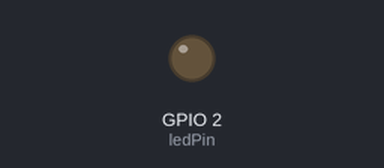
A sketch run on a simulated ESP32. On the bench: output pins drawn as LEDs (lit = HIGH). WiFi joins after 1.5 s; servers stay silent unless stated; the local clock reads 2024-03-15 10:24:30 at power-on unless the sketch sets it; what the sketch prints to the serial monitor is not drawn.

Above: at 0.1 s.
At 3.4 s:
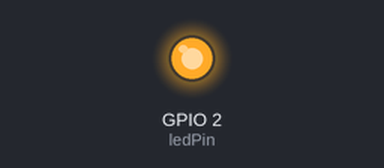
Timing chart, 0 to 5.1 s (numbered marks = the images above):
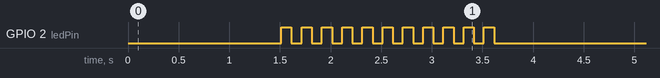

The sketch:

PingIPs_V2.ino
```cpp
//https://www.efeitonerd.com.br/2022/10/teste-de-rede-com-ping-no-esp32.html
// Dividido em classes e implementado o RTC interno

#include <WiFi.h>
#include <ESP32Ping.h>
#include <UniversalTelegramBot.h>
#include <WiFiClientSecure.h>
#include <ArduinoJson.h>
#include <NTPClient.h> //https://github.com/taranais/NTPClient

// Initialize Telegram BOT
String BOTtoken = "6135423460:AAGvQYE39MHGyYtb4g78JpKl_Z4X279aUKc";  // your Bot Token (Get from Botfather)
String CHAT_ID = "984798692";
//String CHAT_ID = "-4005635677";

WiFiClientSecure clientTCP;
UniversalTelegramBot bot(BOTtoken, clientTCP);
WiFiUDP ntpUDP;
NTPClient ntp(ntpUDP);

int x = 0;
int y = 0;
int w;
#define ledPin 2

const char* ssid     = "Embasa USA-M";
const char* password = "Sup0rt3!@#";

const String datafull = "";
const int hora = 0;
const int minuto = 0;
const int segundo = 0;

#define INTERVAL 1000
const String STATS = "status";
const String HOUR = "hora";
uint32_t lastCheckTime = 0;

char* remoteHost = "www.google.com";                    //IP ou endereço web para realizar o ping
const IPAddress remote_ip1(192, 168, 0, 134);
const IPAddress remote_ip2(192, 168, 0, 121);


void setup() {
  pinMode(ledPin , OUTPUT);
  digitalWrite(ledPin, LOW);

  Serial.begin(115200);
  delay(10);

  Serial.println();
  Serial.println("Connecting to WiFi");
  WiFi.begin(ssid, password);
  clientTCP.setCACert(TELEGRAM_CERTIFICATE_ROOT);

  while (WiFi.status() != WL_CONNECTED) {
    delay(100);
    Serial.print(".");
  }

  Serial.println();
  Serial.print("WiFi connected with ip ");
  Serial.println(WiFi.localIP());

  for (int w=0; w<=10; w++) //Sinalização de conectado com sucesso
  {
    digitalWrite(ledPin, HIGH);
    delay(100);
    digitalWrite(ledPin, LOW);
    delay(100);
  }

  Serial.print("Retrieving time: ");
  configTime(0, 0, "pool.ntp.org"); // get UTC time via NTP
  time_t now = time(nullptr);
  while (now < 24 * 3600)
  {
    Serial.print(".");
    delay(100);
    now = time(nullptr);
  }
  Serial.println(now);
  ntp.begin();
  ntp.setTimeOffset(-10800);

}
void loop()
{
  const String datafull       = (ntp.getFormattedDate());
  const int hora              = (ntp.getHours());
  const int minuto            = (ntp.getMinutes());
  const int segundo           = (ntp.getSeconds());

  Serial.println(datafull);

  papai();
  delay(100);
  mamae();
  delay(100);
}


void papai()
{
  if (Ping.ping(remote_ip1, 3)) {
    if (x == 0){
      Serial.println("JOHNNY ON");
      bot.sendMessage(CHAT_ID, "Papai ESTÁ em casa", "");
      x = 1;
    }

  } else {
      if (x == 1){
      Serial.println("JOHNNY OFF");
      bot.sendMessage(CHAT_ID, "Papai NÃO ESTÁ em casa", "");
      x = 0;
      }

  }
  //Serial.println("_");
  delay(100);
}


void mamae()
{
  if (Ping.ping(remote_ip2, 3)) {
    if (y == 0){
      Serial.println("GRAZI ON");
      bot.sendMessage(CHAT_ID, "Mamãe ESTÁ em casa", "");
      y = 1;
    }

  } else {
      if (y == 1){
      Serial.println("GRAZI OFF");
      bot.sendMessage(CHAT_ID, "Mamãe NÃO ESTÁ em casa", "");
      y = 0;
      }
  }
}
```
